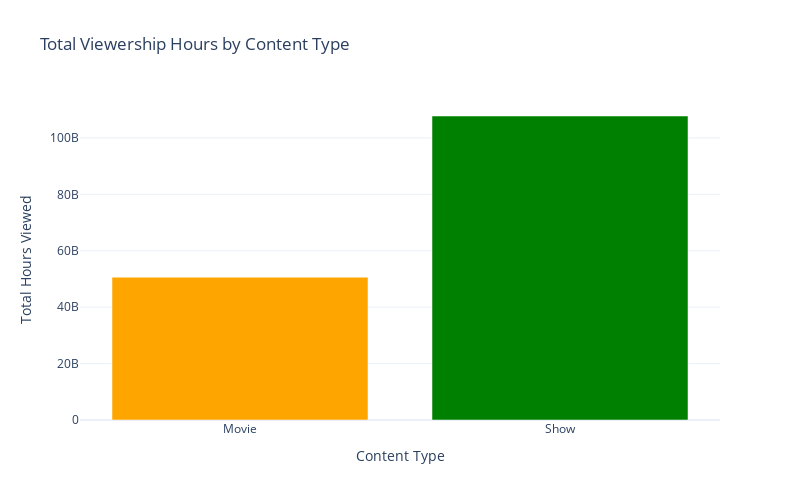

Write notebook code for a chart like this one.
### Code cell
#Viewership houirs between show and movies
content_type_view = netflix_data.groupby('Content Type')['Hours Viewed'].sum()

figu = go.Figure(data=[
    go.Bar(
        x = content_type_view.index,
        y = content_type_view.values,
        marker_color = ['orange', 'green']
    )
])

figu.update_layout (
    title = 'Total Viewership Hours by Content Type',
    xaxis_title = 'Content Type',
    yaxis_title = 'Total Hours Viewed',
    xaxis_tickangle = 0,
    height = 500,
    width = 800
)

### Figure 1 — Plotly figure (JSON) as saved in the notebook; plotly's stock layout.template omitted (floating-point values rounded to 4 significant figures)
{"data": [{"marker": {"color": ["orange", "green"]}, "type": "bar", "x": ["Movie", "Show"], "y": [50637800000, 107764100000]}], "layout": {"height": 500, "title": {"text": "Total Viewership Hours by Content Type"}, "width": 800, "xaxis": {"autorange": true, "range": [-0.5, 1.5], "tickangle": 0, "title": {"text": "Content Type"}, "type": "category"}, "yaxis": {"autorange": true, "range": [0, 113400000000.0], "title": {"text": "Total Hours Viewed"}, "type": "linear"}}}
